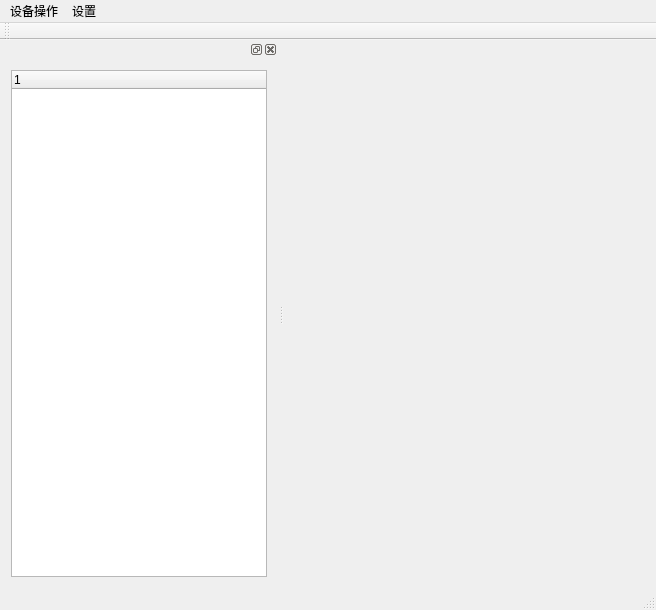
<?xml version="1.0" encoding="UTF-8"?>
<ui version="4.0">
 <class>MainWindow</class>
 <widget class="QMainWindow" name="MainWindow">
  <property name="geometry">
   <rect>
    <x>0</x>
    <y>0</y>
    <width>656</width>
    <height>610</height>
   </rect>
  </property>
  <property name="windowTitle">
   <string>Bluemix-iot设备仿真程序</string>
  </property>
  <widget class="QWidget" name="centralWidget"/>
  <widget class="QMenuBar" name="menuBar">
   <property name="geometry">
    <rect>
     <x>0</x>
     <y>0</y>
     <width>656</width>
     <height>23</height>
    </rect>
   </property>
   <widget class="QMenu" name="menu">
    <property name="title">
     <string>设备操作</string>
    </property>
    <addaction name="action_2"/>
    <addaction name="actionADevT"/>
    <addaction name="actionADev"/>
    <addaction name="action_3"/>
   </widget>
   <widget class="QMenu" name="menu_2">
    <property name="title">
     <string>设置</string>
    </property>
    <addaction name="action"/>
   </widget>
   <addaction name="menu"/>
   <addaction name="menu_2"/>
  </widget>
  <widget class="QToolBar" name="mainToolBar">
   <attribute name="toolBarArea">
    <enum>TopToolBarArea</enum>
   </attribute>
   <attribute name="toolBarBreak">
    <bool>false</bool>
   </attribute>
  </widget>
  <widget class="QStatusBar" name="statusBar"/>
  <widget class="QDockWidget" name="dockWidget">
   <attribute name="dockWidgetArea">
    <number>1</number>
   </attribute>
   <widget class="QWidget" name="dockWidgetContents">
    <layout class="QVBoxLayout" name="verticalLayout">
     <item>
      <widget class="QTreeWidget" name="treeWidget">
       <column>
        <property name="text">
         <string notr="true">1</string>
        </property>
       </column>
      </widget>
     </item>
    </layout>
   </widget>
  </widget>
  <action name="action_2">
   <property name="text">
    <string>刷新设备</string>
   </property>
  </action>
  <action name="action">
   <property name="text">
    <string>服务端设置</string>
   </property>
  </action>
  <action name="actionADevT">
   <property name="text">
    <string>添加设备类型</string>
   </property>
  </action>
  <action name="actionADev">
   <property name="text">
    <string>添加设备</string>
   </property>
  </action>
  <action name="action_3">
   <property name="text">
    <string>批量添加设备</string>
   </property>
  </action>
 </widget>
 <layoutdefault spacing="6" margin="11"/>
 <resources/>
 <connections/>
</ui>
